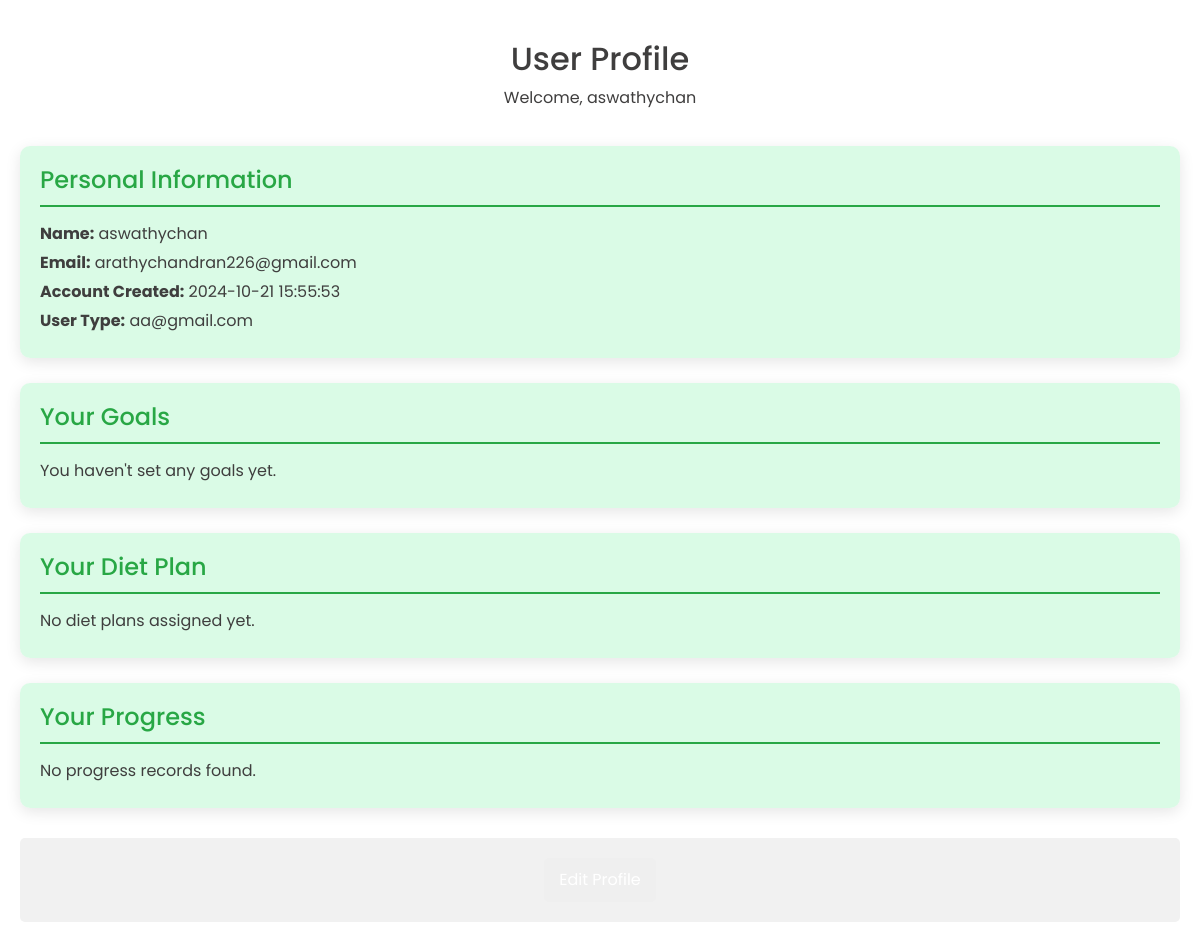
Screenshot of /profile (signed in) with the database file from the repository.
### Glowsite/models.py (models this page shows, shortened)
class Users(db.Model):
    __tablename__ = 'users'  # Specify the name of the table in the database
    id = db.Column(db.Integer, primary_key=True)  # Primary key
    name = db.Column(db.String(30), nullable=False)  # User's name
    email = db.Column(db.String(30), nullable=False, unique=True)  # User's email
    user_type = db.Column(db.String(20), nullable=False)  # User type (e.g., 'client', 'dietitian')

### Glowsite/views.py (the view)
@views.route('/profile')
def profile():
    user_id = session.get('user_id')  # Assuming user_id is stored in session
    conn = sqlite3.connect('nutri.db')
    conn.row_factory = sqlite3.Row  # For easier row-to-dict conversion
    c = conn.cursor()
    c.execute("SELECT * FROM users WHERE user_id = ?", (user_id,))
    user = c.fetchone()
    c.execute("SELECT * FROM user_goals WHERE user_id = ?", (user_id,))
    goals = c.fetchall()
    c.execute("SELECT * FROM diet_plans WHERE user_id = ?", (user_id,))
    diet_plans = c.fetchall()
    c.execute("SELECT * FROM user_progress WHERE user_id = ?", (user_id,))
    progress = c.fetchall()
    conn.close()
    return render_template('profile.html', user=user, goals=goals, diet_plans=diet_plans, progress=progress)

### Glowsite/templates/profile.html (shortened to what this page needs)
<!DOCTYPE html>
<html lang="en">
<head>
  <link href="https://cdn.jsdelivr.net/npm/bootstrap@5.3.0-alpha1/dist/css/bootstrap.min.css" rel="stylesheet">
</head>
<body>
  <header>
    <h2>User Profile</h2>
    <p>Welcome, {{ user.name }}</p>
  </header>
  <div class="profile-section">
    <h4>Personal Information</h4>
    <p><strong>Name:</strong> {{ user.name }}</p>
    <p><strong>Email:</strong> {{ user.email }}</p>
    <p><strong>Account Created:</strong> {{ user.created_at }}</p>
    <p><strong>User Type:</strong> {{ user.user_type }}</p>
  </div>
  <div class="profile-section">
    <h4>Your Goals</h4>
    {% if goals %}
      {% for goal in goals %}
      <div class="card">
        <div class="card-header">
          Goal ID: {{ goal.goal_id }}
        </div>
        <div class="card-body">
          <p><strong>Description:</strong> {{ goal.goal_description }}</p>
          <p><strong>Current Weight:</strong> {{ goal.current_weight }} kg</p>
          <p><strong>Target Weight:</strong> {{ goal.target_weight }} kg</p>
          <p><strong>Target Date:</strong> {{ goal.target_date }}</p>
        </div>
      </div>
      {% endfor %}
    {% else %}
      <p>You haven't set any goals yet.</p>
    {% endif %}
  </div>
  <div class="profile-section">
    <h4>Your Diet Plan</h4>
    {% if diet_plans %}
      {% for plan in diet_plans %}
      <div class="card">
        <div class="card-header">
          Plan ID: {{ plan.plan_id }} (Assigned by Dietitian ID: {{ plan.dietitian_id }})
        </div>
        <div class="card-body">
          <p><strong>Diet Description:</strong> {{ plan.diet_description }}</p>
          <p><strong>Assigned On:</strong> {{ plan.created_at }}</p>
        </div>
      </div>
      {% endfor %}
    {% else %}
      <p>No diet plans assigned yet.</p>
    {% endif %}
  </div>
  <div class="profile-section">
    <h4>Your Progress</h4>
    {% if progress %}
      {% for prog in progress %}
      <div class="card">
        <div class="card-header">
          Progress ID: {{ prog.progress_id }}
        </div>
        <div class="card-body">
          <p><strong>Description:</strong> {{ prog.progress_description }}</p>
          <p><strong>Date:</strong> {{ prog.progress_date }}</p>
        </div>
      </div>
      {% endfor %}
    {% else %}
      <p>No progress records found.</p>
    {% endif %}
  </div>
  <footer>
    <button class="btn-custom">Edit Profile</button>
  </footer>
</body>
</html>

### Glowsite/templates/profile.html (style rules this page uses)
body { font-family: 'Poppins', sans-serif; background-color:linear-gradient(135deg, #74ebd5, #acb6e5); color: #333; padding: 20px; }
header { background-color: linear-gradient(135deg, #74ebd5, #acb6e5); color: rgb(63, 62, 62); padding: 20px; text-align: center; }
.profile-section { margin-bottom: 25px; background: rgba(181, 246, 204, 0.498); border-radius: 10px; padding: 20px; box-shadow: 0 4px 15px rgba(0, 0, 0, 0.1); }
.profile-section h4 { color: #28a745; border-bottom: 2px solid #28a745; padding-bottom: 10px; margin-bottom: 15px; }
.profile-section p { color: rgb(63, 62, 62); margin: 5px 0; }
.btn-custom { background-color:linear-gradient(135deg, #74ebd5, #acb6e5); color: white; border: none; padding: 10px 15px; border-radius: 5px; transition: background-color 0.3s; }
footer { text-align: center; margin-top: 30px; padding: 20px; background-color: #f1f1f1; border-radius: 5px; }

### rows the page displays
Users: name "aswathychan", email "arathychandran226@gmail.com", created_at "2024-10-21 15:55:53", user_type "aa@gmail.com"
